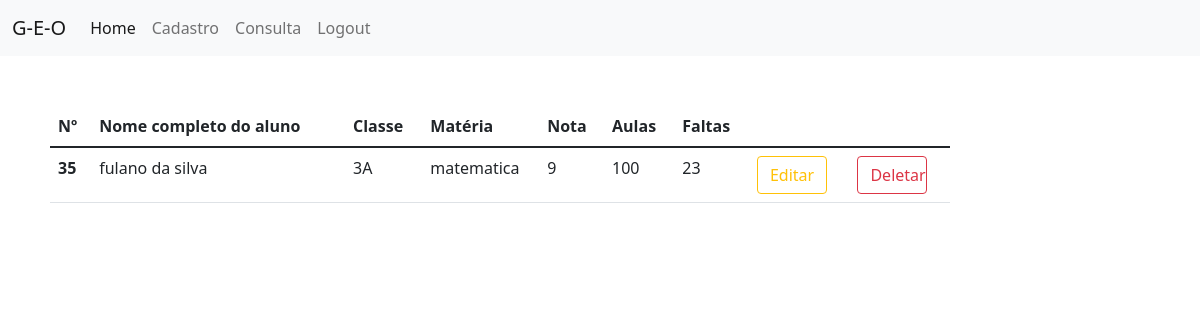
Page /sistema/ (signed in) on the earlier database version.
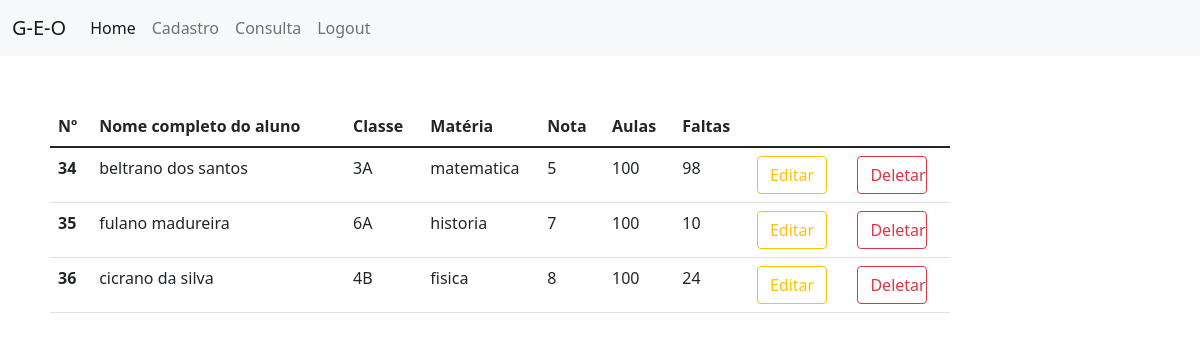
Same page on the later database version.
### app/models/tables.py (models this page shows, shortened)
class Alunos(db.Model):
    __tablename__ = "alunos"
    id = db.Column(db.Integer, primary_key = True)
    numero = db.Column(db.Integer)
    nome = db.Column(db.String, unique=True)
    classe = db.Column(db.String)
    professor_id = db.Column(db.Integer, db.ForeignKey('professores.id'))
    professor = db.relationship('User', foreign_keys=professor_id)
    materia = db.Column(db.String)
    nota = db.Column(db.String)
    qtd_aulas = db.Column(db.String)
    qtd_faltas = db.Column(db.String)

### app/controllers/default.py (the view)
@app.route('/sistema/<info>')
@app.route('/sistema/', defaults={'info':None}, methods=["GET", "POST"])
def sistema(info):
    if current_user.is_anonymous == True:
        return render_template('index.html')
    else:
        alunos = Alunos.query.filter_by(professor_id=current_user.id).order_by(asc(Alunos.numero))
        return render_template('sistema.html', alunos = alunos)
    return render_template('sistema.html')

### app/controllers/default.py (called while the page is built)
@login_manager.user_loader
def load_user(id):
    return User.query.filter_by(id=id).first()

### app/models/tables.py (called while the page is built)
    @property
    def is_anonymous(self):
        return False

### app/templates/sistema.html (shortened to what this page needs)
<!doctype html>
<html>
<head>
  <link rel="stylesheet" type="text/css" href="{{url_for('static', filename='css/bootstrap.min.css')}}" media="screen">
</head>
<nav class="navbar navbar-expand-lg navbar-light bg-light">
  <div class="container-fluid">
    <a class="navbar-brand" href="#">G-E-O</a>
    <div class="collapse navbar-collapse" id="navbarSupportedContent">
      <ul class="navbar-nav me-auto mb-2 mb-lg-0">
        <li class="nav-item">
          <a class="nav-link active" aria-current="page" href="#">Home</a>
        </li>
        <li class="nav-item">
          <a class="nav-link" href="{{url_for('cadastro_aluno')}}">Cadastro</a>
        </li>
        <li class="nav-item">
          <a class="nav-link" href="{{url_for('consulta')}}">Consulta</a>
        </li>
        <li class="nav-item">
          <a class="nav-link" href="{{url_for('logout')}}">Logout</a>
        </li>
      </ul>
    </div>
  </div>
</nav>
<body>
  <table style="margin: 50px;max-width: 900px;" class="table">
    <thead>
      <tr>
        <th scope="col" style="max-width: 70px;">Nº</th>
        <th scope="col" style="max-width: 300px;">Nome completo do aluno</th>
        <th scope="col" style="max-width: 70px;">Classe</th>
        <th scope="col" style="max-width: 100px;">Matéria</th>
        <th scope="col" style="max-width: 70px;">Nota</th>
        <th scope="col" style="max-width: 70px;">Aulas</th>
        <th scope="col" style="max-width: 70px;">Faltas</th>
        <th scope="col" style="max-width: 70px;"></th>
        <th scope="col" style="max-width: 70px;"></th>
      </tr>
    </thead>
    <tbody>
      {% for aluno in alunos %}
        <tr>
          <th scope="row" style="max-width: 70px;">{{ aluno.numero }}</th>
          <td style="max-width: 300px;">{{ aluno.nome }}</td>
          <td style="max-width: 70px;">{{ aluno.classe }}</td>
          <td style="max-width: 100px;">{{ aluno.materia }}</td>
          <td style="max-width: 70px;">{{ aluno.nota }}</td>
          <td style="max-width: 70px;">{{ aluno.qtd_aulas }}</td>
          <td style="max-width: 70px;">{{ aluno.qtd_faltas }}</td>
          <td><a class="btn btn-outline-warning" href="{{url_for('update', aluno_id = aluno['id'])}}" role="button" style="max-width: 70px;">Editar</a></td>
          <td><a class="btn btn-outline-danger" href="{{url_for('delete', aluno_id = aluno['id'])}}" role="button" style="max-width: 70px;">Deletar</a></td>
        </tr>
      {% endfor %}
    </tbody>
  </table>
</body>
<link rel="stylesheet" type="text/css" href="{{url_for('static', filename='js/bootstrap.min.js')}}" media="screen">
</html>

Differences in the rows shown:
removed Alunos: numero "35", nome "fulano da silva", classe "3A", materia "matematica", nota "9", qtd_aulas "100", qtd_faltas "23"
added Alunos: numero "34", nome "beltrano dos santos", classe "3A", materia "matematica", nota "5", qtd_aulas "100", qtd_faltas "98"
added Alunos: numero "35", nome "fulano madureira", classe "6A", materia "historia", nota "7", qtd_aulas "100", qtd_faltas "10"
added Alunos: numero "36", nome "cicrano da silva", classe "4B", materia "fisica", nota "8", qtd_aulas "100", qtd_faltas "24"
